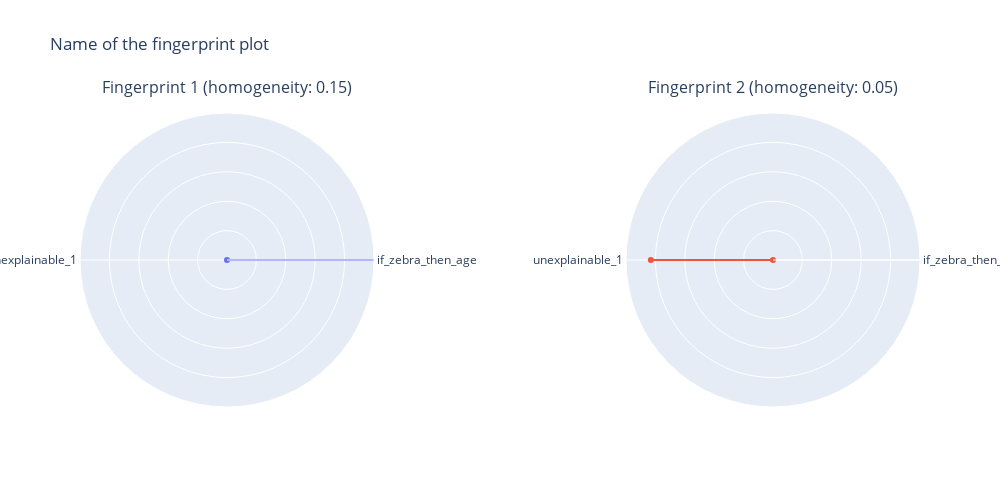

The notebook cell this image was saved under:
### Code cell
observable_patterns_result['spider_plots']

### Figure 1 — Plotly figure (JSON) as saved in the notebook; plotly's stock layout.template omitted (floating-point values rounded to 4 significant figures)
{"data": [{"fill": "toself", "r": [1.091, 0], "subplot": "polar", "theta": ["if_zebra_then_age", "unexplainable_1"], "type": "scatterpolar"}, {"fill": "toself", "r": [0, 0.831], "subplot": "polar2", "theta": ["if_zebra_then_age", "unexplainable_1"], "type": "scatterpolar"}], "layout": {"annotations": [{"font": {"size": 16}, "showarrow": false, "text": "Fingerprint 1 (homogeneity: 0.15)", "x": 0.175, "xanchor": "center", "xref": "paper", "y": 1, "yanchor": "bottom", "yref": "paper"}, {"font": {"size": 16}, "showarrow": false, "text": "Fingerprint 2 (homogeneity: 0.05)", "x": 0.825, "xanchor": "center", "xref": "paper", "y": 1, "yanchor": "bottom", "yref": "paper"}], "height": 500, "paper_bgcolor": "rgba(0, 0, 0, 0)", "plot_bgcolor": "rgba(0, 0, 0, 0)", "polar": {"domain": {"x": [0, 0.35], "y": [0, 1]}, "radialaxis": {"range": [0, 1], "showticklabels": false, "visible": true}}, "polar2": {"domain": {"x": [0.65, 1.0], "y": [0, 1]}, "radialaxis": {"range": [0, 1], "showticklabels": false, "visible": true}}, "showlegend": false, "title": {"text": "Name of the fingerprint plot"}, "width": 1000}}
